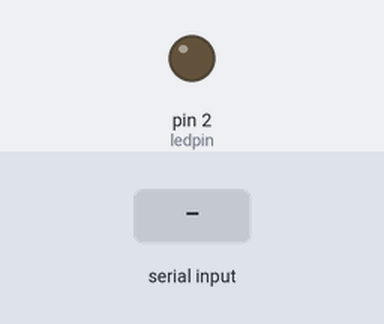
Bench run of a sketch on a simulated Arduino Uno, built with avr-gcc and run on an emulated ATmega328P. Shown: output pins drawn as LEDs (lit = HIGH). The inputs (shaded band) are chosen by the test bench.

Above: at 1.2 s.
1.3 s: "1" received over Serial
At 2.2 s:
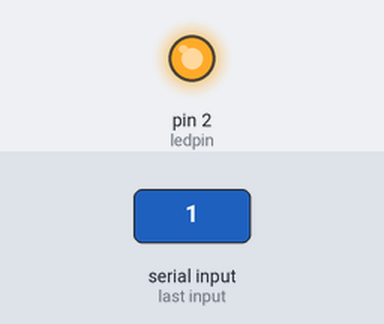
2.8 s: "0" received over Serial
At 3.4 s:
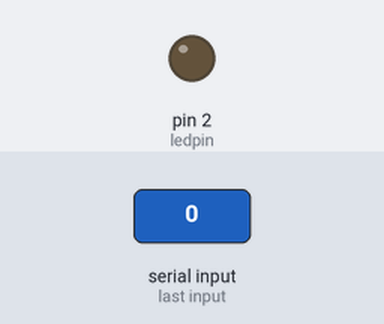
Timing chart, 0 to 5.8 s (numbered marks = the images above; inputs shaded):
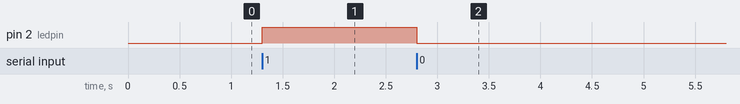

Measured:
- after the input at 1.3 s, pin 2 (ledpin): LOW → HIGH at once
- after the input at 2.8 s, pin 2 (ledpin): HIGH → LOW at once

The sketch:

Handdetector.ino
```cpp
char data;
int ledpin=2;
void setup() {
  Serial.begin(9600);
  pinMode(ledpin, OUTPUT);
  digitalWrite (ledpin, LOW);
}

void loop() {
while (Serial.available()){data = Serial.read();}

if (data == '1'){digitalWrite(ledpin,HIGH);delay(100);}
else if (data == '0'){digitalWrite(ledpin,LOW);delay(100);}

}
```
